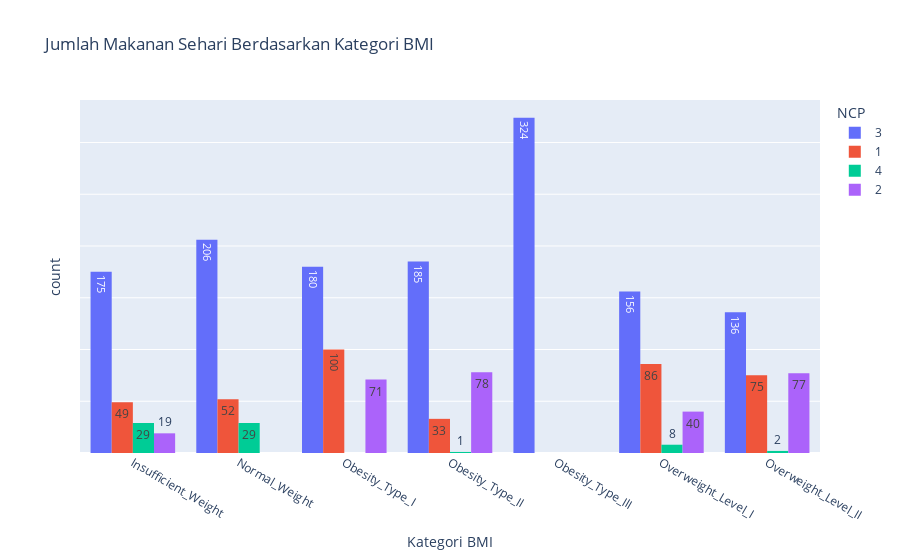

The code cell stored with this chart in its notebook:
### Code cell
# membuat histogram grup berdasarkan kategori obesitas dan jumlah  makan utama sehari-hari
fig = px.histogram(df_sorted, x='NObeyesdad', y='NCP',
                   labels={'count':'Jumlah', 'NObeyesdad': 'Kategori BMI'},
                   title="Jumlah Makanan Sehari Berdasarkan Kategori BMI",
             color= 'NCP', barmode='group', histfunc='count', text_auto=True)

fig.update_layout(yaxis_tickformat='', yaxis_showticklabels=False)

### Figure 1 — Plotly figure (JSON) as saved in the notebook; plotly's stock layout.template omitted (floating-point values rounded to 4 significant figures; data arrays with more than 128 entries replaced by an {"elided": "..."} marker saying what was removed)
{"data": [{"alignmentgroup": "True", "bingroup": "x", "histfunc": "count", "hovertemplate": "NCP=3<br>Kategori BMI=%{x}<br>count=%{y}<extra></extra>", "legendgroup": "3", "marker": {"color": "#636efa", "pattern": {"shape": ""}}, "name": "3", "offsetgroup": "3", "orientation": "v", "showlegend": true, "texttemplate": "%{value}", "type": "histogram", "x": {"elided": "1362 str values"}, "xaxis": "x", "y": {"elided": "1362 int values"}, "yaxis": "y"}, {"alignmentgroup": "True", "bingroup": "x", "histfunc": "count", "hovertemplate": "NCP=1<br>Kategori BMI=%{x}<br>count=%{y}<extra></extra>", "legendgroup": "1", "marker": {"color": "#EF553B", "pattern": {"shape": ""}}, "name": "1", "offsetgroup": "1", "orientation": "v", "showlegend": true, "texttemplate": "%{value}", "type": "histogram", "x": {"elided": "395 str values"}, "xaxis": "x", "y": {"elided": "395 int values"}, "yaxis": "y"}, {"alignmentgroup": "True", "bingroup": "x", "histfunc": "count", "hovertemplate": "NCP=4<br>Kategori BMI=%{x}<br>count=%{y}<extra></extra>", "legendgroup": "4", "marker": {"color": "#00cc96", "pattern": {"shape": ""}}, "name": "4", "offsetgroup": "4", "orientation": "v", "showlegend": true, "texttemplate": "%{value}", "type": "histogram", "x": ["Insufficient_Weight", "Insufficient_Weight", "Insufficient_Weight", "Insufficient_Weight", "Insufficient_Weight", "Insufficient_Weight", "Insufficient_Weight", "Insufficient_Weight", "Insufficient_Weight", "Insufficient_Weight", "Insufficient_Weight", "Insufficient_Weight", "Insufficient_Weight", "Insufficient_Weight", "Insufficient_Weight", "Insufficient_Weight", "Insufficient_Weight", "Insufficient_Weight", "Insufficient_Weight", "Insufficient_Weight", "Insufficient_Weight", "Insufficient_Weight", "Insufficient_Weight", "Insufficient_Weight", "Insufficient_Weight", "Insufficient_Weight", "Insufficient_Weight", "Insufficient_Weight", "Insufficient_Weight", "Normal_Weight", "Normal_Weight", "Normal_Weight", "Normal_Weight", "Normal_Weight", "Normal_Weight", "Normal_Weight", "Normal_Weight", "Normal_Weight", "Normal_Weight", "Normal_Weight", "Normal_Weight", "Normal_Weight", "Normal_Weight", "Normal_Weight", "Normal_Weight", "Normal_Weight", "Normal_Weight", "Normal_Weight", "Normal_Weight", "Normal_Weight", "Normal_Weight", "Normal_Weight", "Normal_Weight", "Normal_Weight", "Normal_Weight", "Normal_Weight", "Normal_Weight", "Normal_Weight", "Obesity_Type_II", "Overweight_Level_I", "Overweight_Level_I", "Overweight_Level_I", "Overweight_Level_I", "Overweight_Level_I", "Overweight_Level_I", "Overweight_Level_I", "Overweight_Level_I", "Overweight_Level_II", "Overweight_Level_II"], "xaxis": "x", "y": [4, 4, 4, 4, 4, 4, 4, 4, 4, 4, 4, 4, 4, 4, 4, 4, 4, 4, 4, 4, 4, 4, 4, 4, 4, 4, 4, 4, 4, 4, 4, 4, 4, 4, 4, 4, 4, 4, 4, 4, 4, 4, 4, 4, 4, 4, 4, 4, 4, 4, 4, 4, 4, 4, 4, 4, 4, 4, 4, 4, 4, 4, 4, 4, 4, 4, 4, 4, 4], "yaxis": "y"}, {"alignmentgroup": "True", "bingroup": "x", "histfunc": "count", "hovertemplate": "NCP=2<br>Kategori BMI=%{x}<br>count=%{y}<extra></extra>", "legendgroup": "2", "marker": {"color": "#ab63fa", "pattern": {"shape": ""}}, "name": "2", "offsetgroup": "2", "orientation": "v", "showlegend": true, "texttemplate": "%{value}", "type": "histogram", "x": {"elided": "285 str values"}, "xaxis": "x", "y": {"elided": "285 int values"}, "yaxis": "y"}], "layout": {"barmode": "group", "legend": {"title": {"text": "NCP"}, "tracegroupgap": 0}, "title": {"text": "Jumlah Makanan Sehari Berdasarkan Kategori BMI"}, "xaxis": {"anchor": "y", "domain": [0, 1], "title": {"text": "Kategori BMI"}}, "yaxis": {"anchor": "x", "categoryarray": [2, 4, 1, 3], "categoryorder": "array", "domain": [0, 1], "showticklabels": false, "tickformat": "", "title": {"text": "count"}}}}
